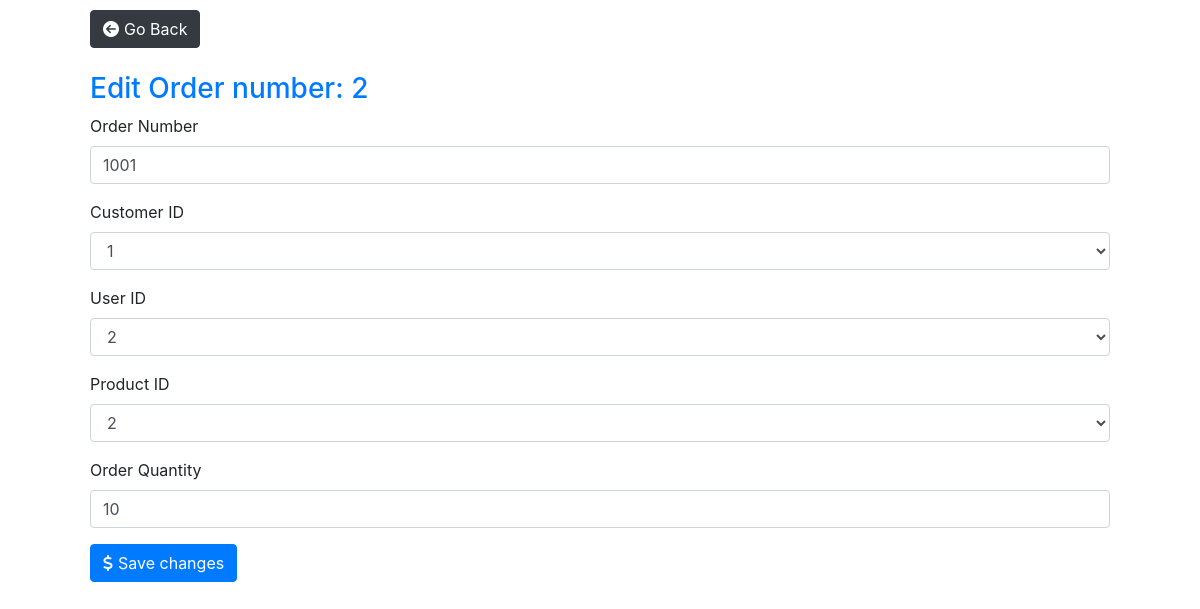
Screenshot of /mysql_test/editorders.php?id=2 with the database file from the repository.
### tables this page shows
CREATE TABLE `orders` (
  `oId` int(11) NOT NULL,
  `oNo` int(11) NOT NULL,
  `pId` int(11) NOT NULL,
  `cId` int(11) NOT NULL,
  `oQuantity` int(11) NOT NULL,
  `oDate` datetime NOT NULL,
  `uId` int(11) NOT NULL
);

### mysql_test/editorders.php (the view, shortened to what this page needs)
<?php
include_once("config.php");
$oId = $_GET['id'];
$sql = "SELECT * FROM orders WHERE oId=:oId";
$query = $dbConn->prepare($sql);
$query->execute(array(':oId' => $oId));
while($row = $query->fetch(PDO::FETCH_ASSOC)){
    $oId= $row['oId'];
	$oNo = $row ['oNo'];
	$cId = $row['cId'];
	$uId = $row ['uId'];
    $pId = $row ['pId'];
    $oQuantity = $row ['oQuantity'];
}
?>
<html>
<head>
	<link rel="stylesheet" href="https://stackpath.bootstrapcdn.com/bootstrap/4.3.1/css/bootstrap.min.css">
	<link rel="stylesheet" type="text/css" href="assets/style.css">
</head>
<body>
	<a href="order.php"><button type="button" class="btn btn-dark"><i class='fas fa-arrow-circle-left'></i>Go Back</button></a>
	<br/><br/>
	<h3 class="orderTitle">Edit Order number: <?php echo $oId ?></h3>
	<form action="updateorders.php" method="post" name="form">
		<div class="form-group">
			<label for="oNo">Order Number</label>
			<input type="number" class="form-control" id="oNo" name="oNo" value="<?php echo $oNo?>" placeholder="Example: 1001" required>
		</div>
		<div class="form-group">
			<label for="cId">Customer ID</label>
			<select class="form-control" id="cId" name="cId">
			<option ><?php echo $cId?></option>
			</select>
		</div>
		<div class="form-group">
			<label for="uId">User ID</label>
			<select class="form-control" id="uId" name="uId">
			<option><?php echo $uId?></option>
			</select>
		</div>
		<div class="form-group">
			<label for="pId">Product ID</label>
			<select class="form-control" id="pId" name="pId">
				<option><?php echo $pId?></option>
			</select>
		</div>
		<div class="form-group">
			<label for="oQuantity">Order Quantity</label>
			<input type="number" class="form-control" id="oQuantity" placeholder="Enter quantity" value="<?php echo $oQuantity  ?>" name="oQuantity" required>
		</div>
		<button type="submit" class="btn btn-primary" name="Submit" id="submit"><i class='fas fa-dollar-sign'></i></i>Save changes</button>
    </form>
</body>
</html>

### mysql_test/assets/style.css (style rules this page uses)
body { width: 85%; margin: auto; }
.btn-primary { margin-right: 25px; color: white; }
.btn-dark { margin-top: 10px !important; margin-right: 20px; }
.fa-trash-alt, .fa-edit, .fa-user, .fa-box-open, .fa-cart-plus, .fa-dollar-sign, .fa-arrow-circle-left { margin-right: 5px; }
a:link, a:visited { color: white; text-decoration: none; }
.orderTitle, #editModalTitle { color: #007bff !important; }

### rows the page displays
orders: oId "2", oNo "1001", cId "1", uId "2", pId "2", oQuantity "10"
